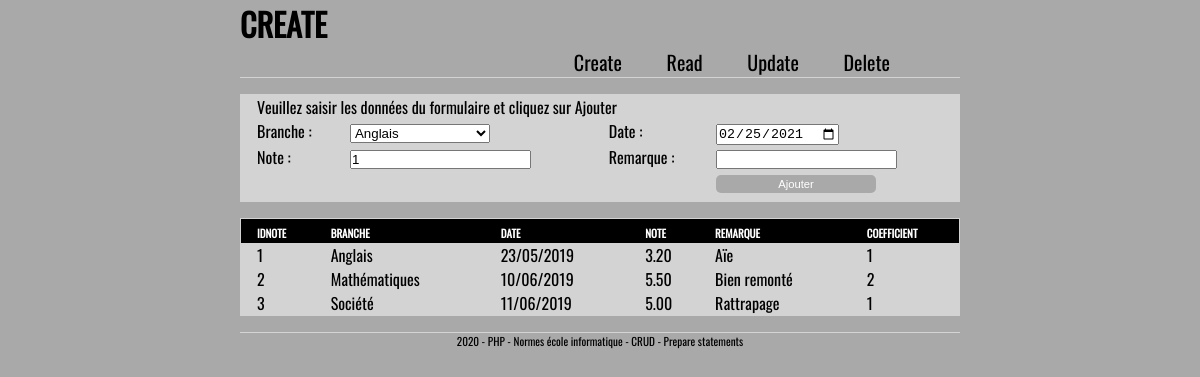
The page /CRUD_PHP/create.php on the database its author committed.
### tables this page shows
CREATE TABLE `notes` (
  `idnote` int(11) NOT NULL,
  `branche` varchar(45) DEFAULT NULL,
  `date` datetime DEFAULT NULL,
  `note` double DEFAULT NULL,
  `remarque` varchar(255) DEFAULT NULL,
  `coefficient` int(11) DEFAULT NULL
);

### CRUD_PHP/lib/functions.inc.php (the view, shortened to what this page needs)
<?php
function branches()
{
  return array(
    "Langue & Société" => 1,
    "Société" => 1,
    "Anglais" => 1,
    "Mathématiques" => 2,
    "Physique" => 2,
    "Education Physique" => 1
  );
}
function brancheToSelect($brancheSelected)
{
  $html = "\n\t<select name=\"branche\">";
  foreach (branches() as $branche => $coefficient) {
    $selected = ($brancheSelected == $branche ? "selected" : "");
    $html .= sprintf("\n\t\t<option value=\"%s\" %s>%s</option>", $branche, $selected, $branche);
  }
  $html .= "\n\t</select>";
  return $html;
}
function arrayToHtmlTable($array, $header = true)
{
  $html = "";
  if (!empty($array)) {
    $html .= "\n  <table>";
    if ($header) {
      $html .= "\n    <tr>";
      foreach ($array[0] as $key => $value) {
        $html .= "\n      <th>$key</th>";
      }
      $html .= "\n    </tr>\n";
    }
    foreach ($array as $line) {
      $html .= "\n    <tr>";
      foreach ($line as $value) {
        $html .= "\n      <td>$value</td>\n";
      }
      $html .= "\n    </tr>\n";
    }
    $html .= "\n  </table>\n";
  }
  return $html;
}

### rows shown on the page
notes: value "1", branche "Anglais", value "23/05/2019", value "3.20", remarque "Aïe"
notes: value "2", branche "Mathématiques", value "10/06/2019", value "5.50", remarque "Bien remonté"
notes: idnote "3", branche "Société", value "11/06/2019", value "5.00", remarque "Rattrapage", coefficient "1"

### other values the page prints
$errorMsg "Veuillez saisir les données du formulaire et cliquez sur Ajouter"
$key "idnote"
$key "branche"
$key "date"
$key "note"
$key "remarque"
$key "coefficient"
form field branche "Anglais"
